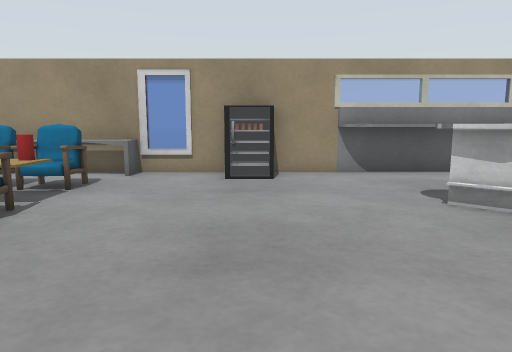
[1] (above)

12 first-person views from a walk through a robot-simulator world made for Gazebo. The camera is 0.34 m above the floor, tilts 8° down and sees 70° across. The lines on the ground mark 1 m squares. The floor is counted in squares, 0.25 m on a side. Each view is taken from the middle of a square. On the plan, view 1 faces up. The plan holds only what a view shows up to about 15 squares ahead; the rest is blank. The robots in the file are not drawn. Some stock models are drawn as simple stand-ins. Some surface patterns are stand-ins.

[2]
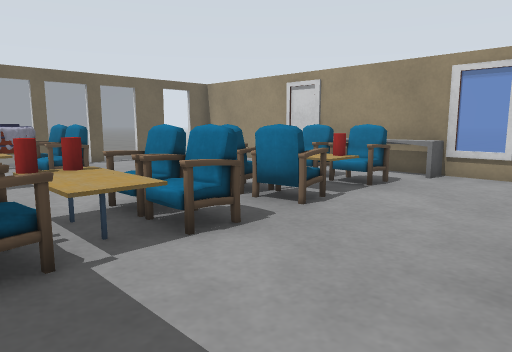

[3]
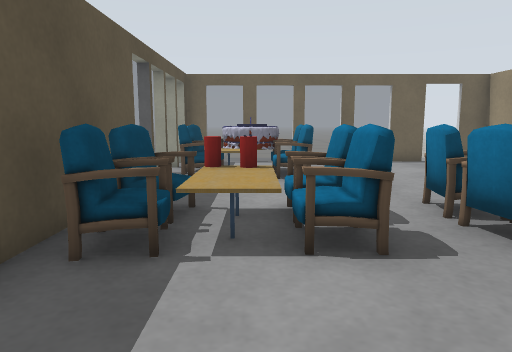

[4]
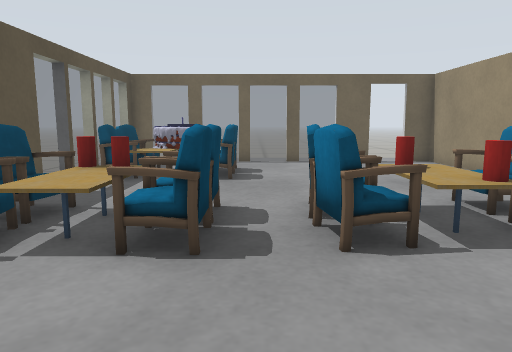

[5]
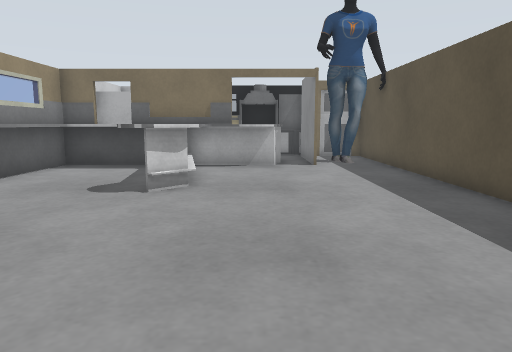

[6]
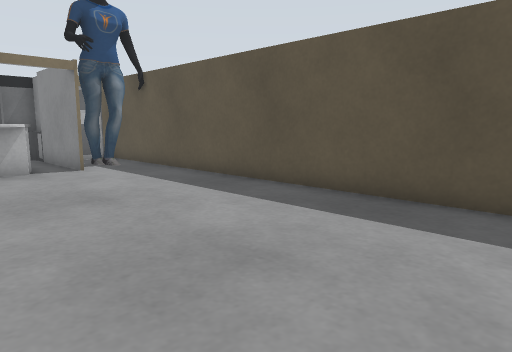

[7]
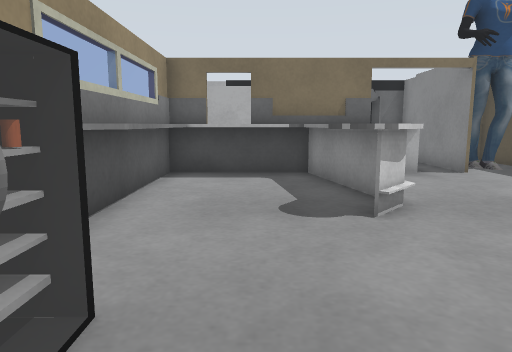

[8]
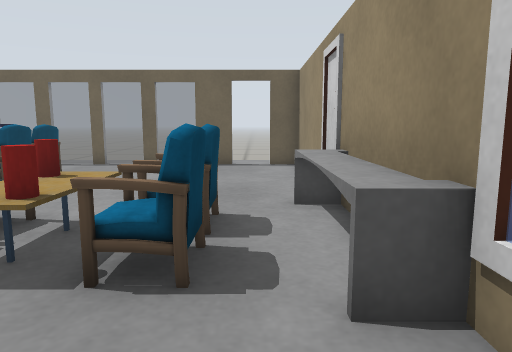

[9]
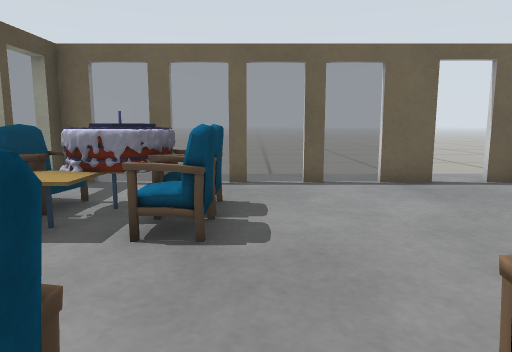

[10]
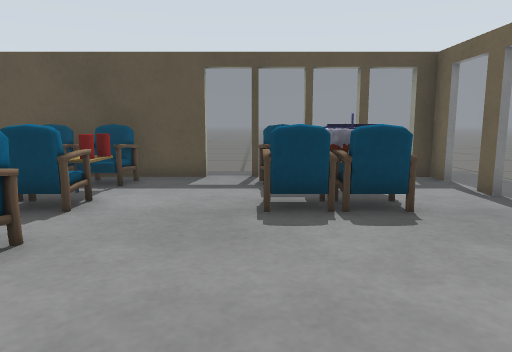

[11]
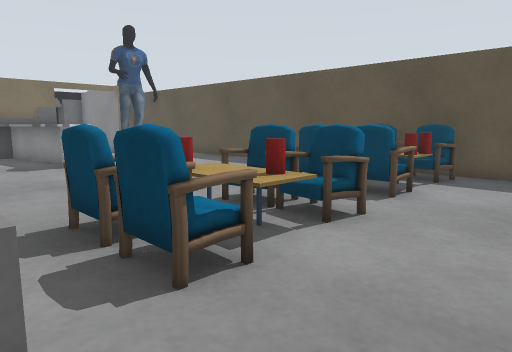

[12]
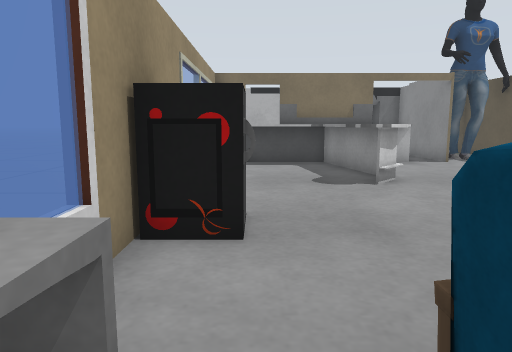

### Floor plan
Points are (right, up) in squares from view 1. A wall is a line through its corners. A room is listed if a view was taken in it or the views show most of it. See-through windows are left out.
Room 1 (views 1, 2, 3, 4, 5, 6, 7, 8, 9, 10, 11, 12)
walls: (0.3, 9.1) (0.3, 9.8); (0.5, 9.1) (-0.8, 9.1); (0.4, 9.4) (-0.8, 9.4) (-0.8, 10.5); (-0.6, 10.1) (-0.6, 9); (-7.8, -0.5) (12, -0.5) (12, 0.8); (-13.6, 3.9) (-13.6, 3.4); (-13.6, 5.6) (-13.6, 5.1); (-13.6, 2.1) (-13.6, 1.5); (-13.6, 0.2) (-13.6, -0.5) (-13, -0.5); (8.2, 2) (12.6, 2); (-13.6, 8.2) (-13.6, 6.9); (8.4, 3.4) (8.4, 10.5) (-13.6, 10.5) (-13.6, 9.4)
low walls: (-4.1, 10.3) (-4.9, 10.3); (-3.4, 10.5) (-3.4, 9.7) (-7.2, 9.7); (3.8, 5.4) (3.2, 6); (4.1, 5.4) (3.3, 6.2); (4.8, 5.7) (8.4, 6.5); (5, 6.5) (7, 6.8); (7.2, 7.1) (7.2, 9.7) (3, 9.7); (7.8, 4.4) (7.8, 5.5); (9.3, 3.1) (8.4, 3.4)
objects: other object (-12, 2) to (-11, 2); chair (-11, 0) to (-10, 1); chair (-11, 3) to (-10, 3); cafe table (-10, 1) to (-9, 2); chair (-9, 0); chair (-9, 3); chair (-6, 0) to (-5, 1); drink can (-6, 1); drink can (-6, 2); chair (-6, 3); chair (-6, 5) to (-5, 6); drink can (-6, 6); chair (-6, 7) to (-6, 8); cafe table (-5, 2); chair (-5, 2) to (-4, 3); cafe table (-5, 7); chair (-5, 8) to (-4, 8); chair (-4, 0) to (-4, 1); chair (-4, 5) to (-4, 6); drink can (-4, 7); person (9, 0) to (10, 1)

Where each view was taken, in squares from view 1:
view 1: 0 up, 0 right, facing up
view 2: 0 up, 0 right, facing up-left
view 3: 2 up, 0 right, facing left
view 4: 4 up, 0 right, facing left
view 5: 4 up, 4 left, facing right
view 6: 6 up, 3 left, facing down-right
view 7: 8 up, 2 left, facing right
view 8: 9 up, 1 left, facing left
view 9: 4 up, 5 left, facing left
view 10: 9 up, 9 left, facing down
view 11: 10 up, 9 left, facing down-right
view 12: 9 up, 5 left, facing right
